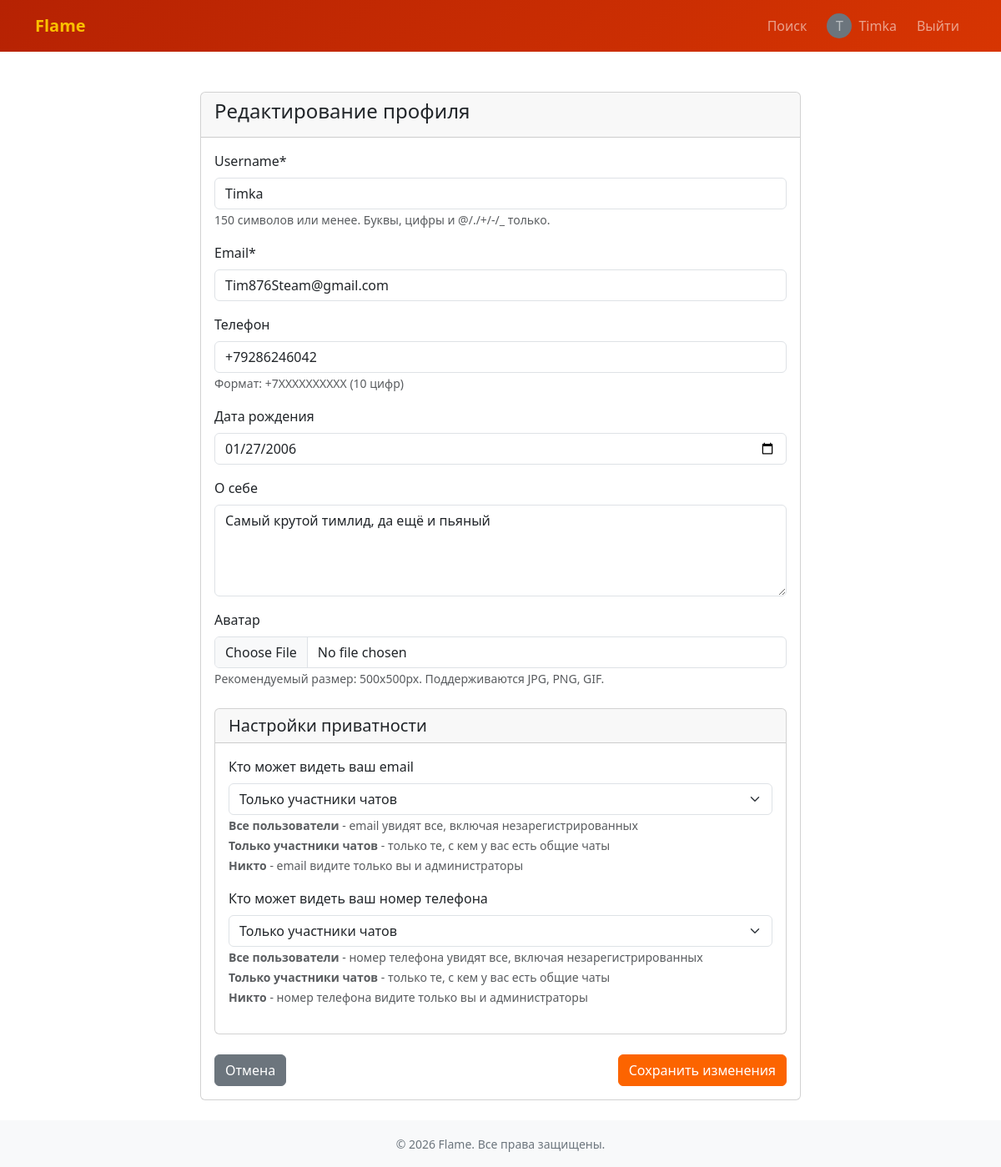
Screenshot of /profile/edit/ (signed in) with the database file from the repository.
### users/models.py (models this page shows, shortened)
class CustomUser(AbstractUser):
    email = models.EmailField(unique=True, verbose_name='Email')
    phone_regex = RegexValidator(
        regex=r'^\+?7?\d{10}$',
        message="Телефон в формате: +7XXXXXXXXXX (10 цифр)"
    )
    phone = models.CharField(
        max_length=20,
        blank=True,
        unique=True,
        null=True,
        verbose_name='Телефон'
    )
    birth_date = models.DateField(blank=True, null=True, verbose_name='Дата рождения')
    bio = models.TextField(blank=True, null=True, verbose_name='О себе')
    avatar = models.ImageField(
        upload_to='avatars/',
        blank=True,
        null=True,
        verbose_name='Аватар'
    )
    last_online = models.DateTimeField(auto_now=True, verbose_name='Был в сети')
    PRIVACY_CHOICES = [
        ('everyone', 'Все пользователи'),
        ('members_only', 'Только участники чатов'),
        ('no_one', 'Никто (кроме администраторов)'),
    ]
    email_privacy = models.CharField(
        max_length=20,
        choices=PRIVACY_CHOICES,
        default='members_only',
        verbose_name='Кто видит email'
    )
    phone_privacy = models.CharField(
        max_length=20,
        choices=PRIVACY_CHOICES,
        default='members_only',
        verbose_name='Кто видит телефон'
    )
    USERNAME_FIELD = 'username'
    REQUIRED_FIELDS = ['email']

### users/views.py (the view)
# urls.py: path('profile/edit/', profile_edit_view, name='profile_edit'),
@login_required
def profile_edit_view(request):
    if request.method == 'POST':
        form = CustomUserChangeForm(request.POST, request.FILES, instance=request.user)
        if form.is_valid():
            form.save()
            logger.info(f"User {request.user.username} updated profile")
            messages.success(request, 'Профиль успешно обновлен!')
            return redirect('users:profile')
    else:
        form = CustomUserChangeForm(instance=request.user)
        logger.warning(f"User {request.user.username} profile edit failed: {form.errors}")
    return render(request, 'users/profile_edit.html', {'form': form})

### users/context_processors.py (called while the page is built)
def user_preferences(request):
    if request.user.is_authenticated:
        try:
            prefs = request.user.preferences
            return {
                'theme': prefs.theme,
                'font_family': prefs.font_family,
                'font_size': f"{prefs.font_size}px",
            }
        except:
            prefs = UserPreferences.objects.create(user=request.user)
            return {
                'theme': prefs.theme,
                'font_family': prefs.font_family,
                'font_size': f"{prefs.font_size}px",
            }
    return {'theme': 'light', 'font_family': 'system', 'font_size': '16px'}

### users/templates/users/profile_edit.html (shortened to what this page needs)
{% extends 'base.html' %}
{% load static %}
{% block content %}
<div class="container py-4">
    <div class="row justify-content-center">
        <div class="col-md-8">
            <div class="card">
                <div class="card-header">
                    <h4>Редактирование профиля</h4>
                </div>
                <div class="card-body">
                    <form method="post" enctype="multipart/form-data">
                        <div class="mb-3">
                            <label for="id_username" class="form-label">Username*</label>
                            <input type="text" name="username" id="id_username" class="form-control {% if form.username.errors %}is-invalid{% endif %}" value="{{ form.username.value|default:'' }}">
                            <small class="form-text text-muted">150 символов или менее. Буквы, цифры и @/./+/-/_ только.</small>
                        </div>
                        <div class="mb-3">
                            <label for="id_email" class="form-label">Email*</label>
                            <input type="email" name="email" id="id_email" class="form-control {% if form.email.errors %}is-invalid{% endif %}" value="{{ form.email.value|default:'' }}">
                        </div>
                        <div class="mb-3">
                            <label for="id_phone" class="form-label">Телефон</label>
                            <input type="text" name="phone" id="id_phone" class="form-control {% if form.phone.errors %}is-invalid{% endif %}" value="{{ form.phone.value|default:'' }}" placeholder="+7XXXXXXXXXX">
                            <small class="form-text text-muted">Формат: +7XXXXXXXXXX (10 цифр)</small>
                        </div>
                        <div class="mb-3">
                            <label for="id_birth_date" class="form-label">Дата рождения</label>
                            <input type="date" name="birth_date" id="id_birth_date" class="form-control {% if form.birth_date.errors %}is-invalid{% endif %}" value="{{ form.birth_date.value|default:''|date:'Y-m-d' }}">
                        </div>
                        <div class="mb-3">
                            <label for="id_bio" class="form-label">О себе</label>
                            <textarea name="bio" id="id_bio" rows="4" class="form-control {% if form.bio.errors %}is-invalid{% endif %}">{{ form.bio.value|default:'' }}</textarea>
                        </div>
                        <div class="mb-3">
                            <label for="id_avatar" class="form-label">Аватар</label>
                            <input type="file" name="avatar" id="id_avatar" class="form-control {% if form.avatar.errors %}is-invalid{% endif %}" accept="image/*">
                            <small class="form-text text-muted">Рекомендуемый размер: 500x500px. Поддерживаются JPG, PNG, GIF.</small>
                        </div>
                        <div class="card mt-4">
                            <div class="card-header">
                                <h5 class="mb-0">Настройки приватности</h5>
                            </div>
                            <div class="card-body">
                                <div class="mb-3">
                                    <label for="id_email_privacy" class="form-label">Кто может видеть ваш email</label>
                                    <select name="email_privacy" id="id_email_privacy" class="form-select">
                                        <option value="members_only" {% if form.email_privacy.value == 'members_only' %}selected{% endif %}>Только участники чатов</option>
                                    </select>
                                    <small class="form-text text-muted">
                                        <strong>Все пользователи</strong> - email увидят все, включая незарегистрированных<br>
                                        <strong>Только участники чатов</strong> - только те, с кем у вас есть общие чаты<br>
                                        <strong>Никто</strong> - email видите только вы и администраторы
                                    </small>
                                </div>
                                <div class="mb-3">
                                    <label for="id_phone_privacy" class="form-label">Кто может видеть ваш номер телефона</label>
                                    <select name="phone_privacy" id="id_phone_privacy" class="form-select">
                                        <option value="members_only" {% if form.phone_privacy.value == 'members_only' %}selected{% endif %}>Только участники чатов</option>
                                    </select>
                                    <small class="form-text text-muted">
                                        <strong>Все пользователи</strong> - номер телефона увидят все, включая незарегистрированных<br>
                                        <strong>Только участники чатов</strong> - только те, с кем у вас есть общие чаты<br>
                                        <strong>Никто</strong> - номер телефона видите только вы и администраторы
                                    </small>
                                </div>
                            </div>
                        </div>
                        <div class="d-flex justify-content-between mt-4">
                            <a href="{% url 'users:profile' %}" class="btn btn-secondary">Отмена</a>
                            <button type="submit" class="btn btn-primary">Сохранить изменения</button>
                        </div>
                    </form>
                </div>
            </div>
        </div>
    </div>
</div>
{% endblock %}

### templates/base.html (shortened to what this page needs)
<!DOCTYPE html>
<html lang="ru" data-bs-theme="{{ theme|default:'light' }}">
<head>
    <link href="https://cdn.jsdelivr.net/npm/bootstrap@5.3.0/dist/css/bootstrap.min.css" rel="stylesheet">
</head>
<body class="d-flex flex-column min-vh-100">
    <nav class="navbar navbar-expand-lg navbar-dark" style="background: linear-gradient(135deg, #B62203 0%, #D73502 100%);">
        <div class="container">
            <a class="navbar-brand" href="{% url 'chat:list' %}">Flame</a>
            <div class="collapse navbar-collapse" id="navbarNav">
                <ul class="navbar-nav ms-auto align-items-center gap-2">
                    {% if user.is_authenticated %}
                        <li class="nav-item">
                            <a class="nav-link" href="{% url 'users:user_search' %}">Поиск</a>
                        </li>
                        <li class="nav-item">
                            <a class="nav-link d-flex align-items-center gap-2" href="{% url 'users:profile' %}">
                                {% if user.avatar %}
                                    <img src="{{ user.avatar.url }}" alt="avatar" style="width: 30px; height: 30px; border-radius: 50%; object-fit: cover;">
                                {% else %}
                                    <span style="display: inline-block; width: 30px; height: 30px; line-height: 30px; text-align: center; background: #6c757d; border-radius: 50%;">{{ user.username|first|upper }}</span>
                                {% endif %}
                                <span>{{ user.username }}</span>
                            </a>
                        </li>
                        <li class="nav-item">
                            <form method="post" action="{% url 'users:logout' %}" class="d-inline">
                                <button type="submit" class="btn btn-link nav-link" style="display: inline-block;">Выйти</button>
                            </form>
                        </li>
                    {% else %}
                        <li class="nav-item"><a class="nav-link" href="{% url 'users:login' %}">Вход</a></li>
                        <li class="nav-item"><a class="nav-link" href="{% url 'users:signup' %}">Регистрация</a></li>
                    {% endif %}
                </ul>
            </div>
        </div>
    </nav>
    <main class="flex-grow-1">
        <div class="container mt-4">
            {% block content %}{% endblock %}
        </div>
    </main>
    <footer class="text-center py-3">
        <div class="container">
            <small>&copy; 2026 Flame. Все права защищены.</small>
        </div>
    </footer>
</body>
</html>

### rows the page displays
CustomUser: username|first "T", username "Timka", email "Tim876Steam@gmail.com", phone "+79286246042", birth_date "01/27/2006", bio "Самый крутой тимлид, да ещё и пьяный", email_privacy "Только участники чатов", phone_privacy "Только участники чатов"
